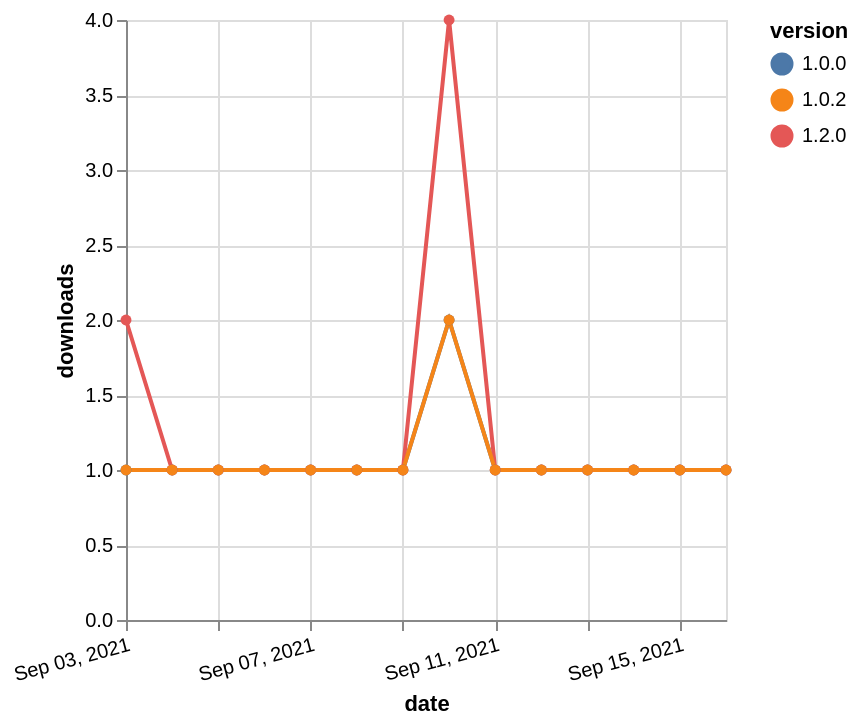

This figure's Vega-Lite source:
### Vega-Lite specification from a JSON file in a GitHub repository (floating-point values rounded to 4 significant figures)
{"$schema": "https://vega.github.io/schema/vega-lite/v5.json", "description": "A simple bar chart with embedded data.", "data": {"values": [{"date": "2021-09-03", "total": 145, "delta": 1, "version": "1.0.0"}, {"date": "2021-09-04", "total": 146, "delta": 1, "version": "1.0.0"}, {"date": "2021-09-05", "total": 147, "delta": 1, "version": "1.0.0"}, {"date": "2021-09-06", "total": 148, "delta": 1, "version": "1.0.0"}, {"date": "2021-09-07", "total": 149, "delta": 1, "version": "1.0.0"}, {"date": "2021-09-08", "total": 150, "delta": 1, "version": "1.0.0"}, {"date": "2021-09-09", "total": 151, "delta": 1, "version": "1.0.0"}, {"date": "2021-09-10", "total": 153, "delta": 2, "version": "1.0.0"}, {"date": "2021-09-11", "total": 154, "delta": 1, "version": "1.0.0"}, {"date": "2021-09-12", "total": 155, "delta": 1, "version": "1.0.0"}, {"date": "2021-09-13", "total": 156, "delta": 1, "version": "1.0.0"}, {"date": "2021-09-14", "total": 157, "delta": 1, "version": "1.0.0"}, {"date": "2021-09-15", "total": 158, "delta": 1, "version": "1.0.0"}, {"date": "2021-09-16", "total": 159, "delta": 1, "version": "1.0.0"}, {"date": "2021-09-03", "total": 129, "delta": 2, "version": "1.2.0"}, {"date": "2021-09-04", "total": 130, "delta": 1, "version": "1.2.0"}, {"date": "2021-09-05", "total": 131, "delta": 1, "version": "1.2.0"}, {"date": "2021-09-06", "total": 132, "delta": 1, "version": "1.2.0"}, {"date": "2021-09-07", "total": 133, "delta": 1, "version": "1.2.0"}, {"date": "2021-09-08", "total": 134, "delta": 1, "version": "1.2.0"}, {"date": "2021-09-09", "total": 135, "delta": 1, "version": "1.2.0"}, {"date": "2021-09-10", "total": 139, "delta": 4, "version": "1.2.0"}, {"date": "2021-09-11", "total": 140, "delta": 1, "version": "1.2.0"}, {"date": "2021-09-12", "total": 141, "delta": 1, "version": "1.2.0"}, {"date": "2021-09-13", "total": 142, "delta": 1, "version": "1.2.0"}, {"date": "2021-09-14", "total": 143, "delta": 1, "version": "1.2.0"}, {"date": "2021-09-15", "total": 144, "delta": 1, "version": "1.2.0"}, {"date": "2021-09-16", "total": 145, "delta": 1, "version": "1.2.0"}, {"date": "2021-09-03", "total": 130, "delta": 1, "version": "1.0.2"}, {"date": "2021-09-04", "total": 131, "delta": 1, "version": "1.0.2"}, {"date": "2021-09-05", "total": 132, "delta": 1, "version": "1.0.2"}, {"date": "2021-09-06", "total": 133, "delta": 1, "version": "1.0.2"}, {"date": "2021-09-07", "total": 134, "delta": 1, "version": "1.0.2"}, {"date": "2021-09-08", "total": 135, "delta": 1, "version": "1.0.2"}, {"date": "2021-09-09", "total": 136, "delta": 1, "version": "1.0.2"}, {"date": "2021-09-10", "total": 138, "delta": 2, "version": "1.0.2"}, {"date": "2021-09-11", "total": 139, "delta": 1, "version": "1.0.2"}, {"date": "2021-09-12", "total": 140, "delta": 1, "version": "1.0.2"}, {"date": "2021-09-13", "total": 141, "delta": 1, "version": "1.0.2"}, {"date": "2021-09-14", "total": 142, "delta": 1, "version": "1.0.2"}, {"date": "2021-09-15", "total": 143, "delta": 1, "version": "1.0.2"}, {"date": "2021-09-16", "total": 144, "delta": 1, "version": "1.0.2"}]}, "width": "container", "mark": {"type": "line", "point": {"filled": true}}, "encoding": {"x": {"field": "date", "type": "temporal", "timeUnit": "yearmonthdate", "title": "date", "axis": {"labelAngle": -15}}, "y": {"field": "delta", "type": "quantitative", "title": "downloads"}, "color": {"field": "version", "type": "nominal"}, "tooltip": {"field": "delta"}}}
